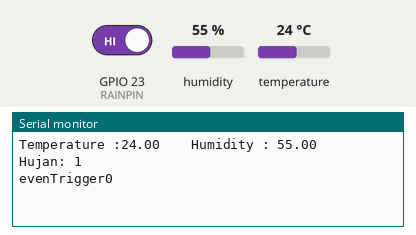
This sketch was run on a simulated ESP32. On the bench: the last lines printed to the serial monitor. The inputs (shaded band) are chosen by the test bench; at power-on: humidity 55 %, GPIO 23 (RAINPIN) HIGH, temperature 24 °C. WiFi joins after 1.5 s; servers stay silent unless stated.

Above: at 3.0 s.
3.1 s: humidity set to 22 %
At 4.4 s:
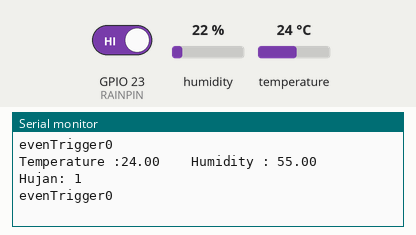
4.6 s: GPIO 23 (RAINPIN) driven LOW
At 5.4 s:
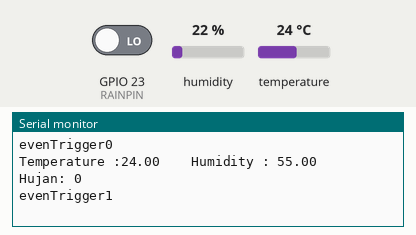
6.1 s: temperature set to 12 °C
At 7.4 s:
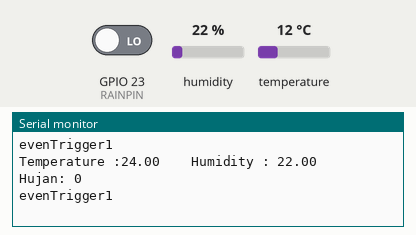
7.6 s: GPIO 23 (RAINPIN) driven HIGH
At 8.6 s:
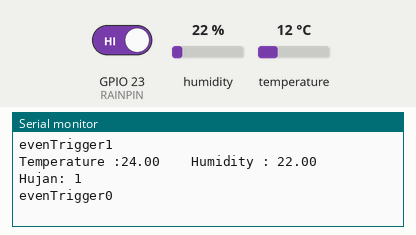
9.1 s: humidity set to 40 %
At 10.4 s:
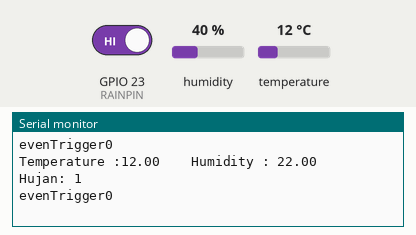

The sketch:

blynk_djemoeran.ino
```cpp
/*************************************************************

  This example shows how value can be pushed from Arduino to
  the Blynk App.

  WARNING :
  For this example you'll need Adafruit DHT sensor libraries:
    https://github.com/adafruit/Adafruit_Sensor
    https://github.com/adafruit/DHT-sensor-library

  App project setup:
    Value Display widget attached to V5
    Value Display widget attached to V6
 *************************************************************/

// Template ID, Device Name and Auth Token are provided by the Blynk.Cloud
// See the Device Info tab, or Template settings
#define BLYNK_TEMPLATE_ID "TMPL2B0KOv8k"
#define BLYNK_DEVICE_NAME "Djemoeran Dev"
#define BLYNK_AUTH_TOKEN "WjCalS1EeT31Rc3LVsOKDtlg6sQRVy6H"

// Comment this out to disable prints and save space
#define BLYNK_PRINT Serial


//#include <WiFi.h>
//#include <WiFiClient.h>
#include <BlynkSimpleEsp32.h>
#include <DHT.h>

char auth[] = BLYNK_AUTH_TOKEN;

// Your WiFi credentials.
// Set password to "" for open networks.
char ssid[] = "Burangrang";
char pass[] = "Legokhaji2022";

#define DHTPIN 4          // What digital pin we're connected to
#define RAINPIN 23
// Uncomment whatever type you're using!
#define DHTTYPE DHT11     // DHT 11
//#define DHTTYPE DHT22   // DHT 22, AM2302, AM2321
//#define DHTTYPE DHT21   // DHT 21, AM2301

DHT dht(DHTPIN, DHTTYPE);
BlynkTimer timer;

// This function sends Arduino's up time every second to Virtual Pin (5).
// In the app, Widget's reading frequency should be set to PUSH. This means
// that you define how often to send data to Blynk App.
int rain;
bool eventTrigger = false;
void sendSensor()
{
  float h = dht.readHumidity();
  float t = dht.readTemperature(); // or dht.readTemperature(true) for Fahrenheit
  rain = digitalRead(RAINPIN);
  if (isnan(h) || isnan(t)) {
    Serial.println("Failed to read from DHT sensor!");
    return;
  }
  // You can send any value at any time.
  // Please don't send more that 10 values per second.
  Blynk.virtualWrite(V1, h);
  Blynk.virtualWrite(V0, t);
  Blynk.virtualWrite(V2, rain);
  Serial.print("Temperature :");
  Serial.print(t);
  Serial.print("    Humidity : ");
  Serial.print(h);
  Serial.print("    Hujan: ");
  Serial.print(rain);
//  Blynk.logEvent("TEMP", "Check");
//  Blynk.logEvent("HUJAN", "Angkat jemuran!!");
  Blynk.logEvent("HUJAN", "Angkat jemuran!!");
  Blynk.notify("ASDASD");
  if (rain == 0) {
    eventTrigger = true;

    Blynk.logEvent("HUJAN", "Angkat jemuran!!");
    Blynk.notify("ASDASD");
  }
  else if (rain == 1) {
    eventTrigger = false;
  }
  Serial.println("");
  Serial.print("evenTrigger");
  Serial.print(eventTrigger);
  Serial.println("");
}

void setup()
{
  // Debug console
  Serial.begin(9600);

  Blynk.begin(auth, ssid, pass);
  // You can also specify server:
  //Blynk.begin(auth, ssid, pass, "blynk.cloud", 80);
  //Blynk.begin(auth, ssid, pass, IPAddress(192,168,1,100), 8080);

  dht.begin();
  pinMode(RAINPIN,INPUT);
  // Setup a function to be called every second
  timer.setInterval(1000L, sendSensor);
}

void loop()
{
  Blynk.run();
  timer.run();
}
```

Measured:
- after the input at 4.6 s, the serial monitor: prints a new line after 0.21 s (image 2)
- after the input at 7.6 s, the serial monitor: prints a new line after 0.20 s (image 4)
